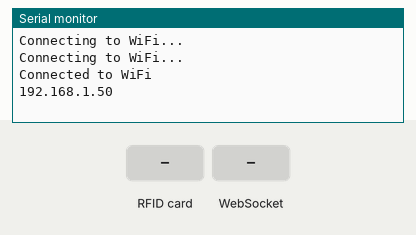
A sketch run on a simulated ESP32. Shown: the last lines printed to the serial monitor. Inputs (shaded band) come from the test bench. WiFi joins after 1.5 s; servers stay silent unless stated; storage starts empty.

Above: at 3.2 s.
3.3 s: RFID card 5E 7A 19 C4 held to the reader
At 3.7 s:
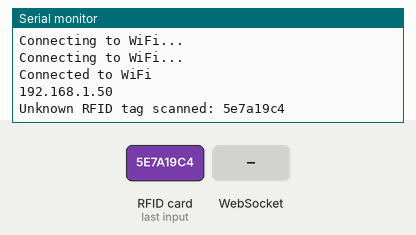
4.8 s: WebSocket text "addItem" received
At 5.3 s:
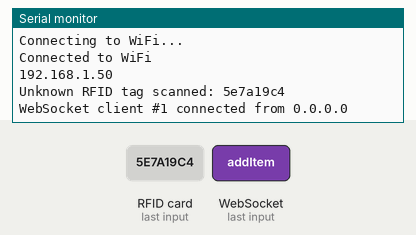

The sketch:

main.ino
```cpp
#include <WiFi.h>
#include <SPIFFS.h>
#include <ESPAsyncWebServer.h>
#include <AsyncTCP.h>
#include <ArduinoJson.h>
#include <MFRC522.h>
#include <SPI.h>
#include <vector>

const char* ssid = "YOUR_WIFI_SSID";
const char* password = "YOUR_WIFI_PASSWORD";

AsyncWebServer server(80);
AsyncWebSocket ws("/ws");

#define SS_PIN 5
#define RST_PIN 27
MFRC522 rfid(SS_PIN, RST_PIN);

struct InventoryItem {
  String id;
  String name;
  int quantity;
  String lastScanned;
};

std::vector<InventoryItem> inventory;
std::vector<String> recentScans;

void setup() {
  Serial.begin(115200);

  if(!SPIFFS.begin(true)){
    Serial.println("An Error has occurred while mounting SPIFFS");
    return;
  }

  SPI.begin();
  rfid.PCD_Init();

  WiFi.begin(ssid, password);
  while (WiFi.status() != WL_CONNECTED) {
    delay(1000);
    Serial.println("Connecting to WiFi...");
  }
  Serial.println("Connected to WiFi");
  Serial.println(WiFi.localIP());

  inventory.push_back({"001", "Item 1", 10, ""});
  inventory.push_back({"002", "Item 2", 5, ""});
  inventory.push_back({"003", "Item 3", 15, ""});

  ws.onEvent(onWebSocketEvent);
  server.addHandler(&ws);

  server.on("/", HTTP_GET, [](AsyncWebServerRequest *request){
    request->send(SPIFFS, "/index.html", "text/html");
  });

  server.begin();
}

void loop() {
  ws.cleanupClients();

  if (rfid.PICC_IsNewCardPresent() && rfid.PICC_ReadCardSerial()) {
    String id = "";
    for (byte i = 0; i < rfid.uid.size; i++) {
      id += String(rfid.uid.uidByte[i] < 0x10 ? "0" : "");
      id += String(rfid.uid.uidByte[i], HEX);
    }

    handleRFIDScan(id);

    rfid.PICC_HaltA();
    rfid.PCD_StopCrypto1();
  }
}

void onWebSocketEvent(AsyncWebSocket *server, AsyncWebSocketClient *client, AwsEventType type, void *arg, uint8_t *data, size_t len) {
  switch (type) {
    case WS_EVT_CONNECT:
      Serial.printf("WebSocket client #%u connected from %s\n", client->id(), client->remoteIP().toString().c_str());
      sendInventory(client);
      break;
    case WS_EVT_DISCONNECT:
      Serial.printf("WebSocket client #%u disconnected\n", client->id());
      break;
    case WS_EVT_DATA:
      handleWebSocketMessage(arg, data, len);
      break;
    case WS_EVT_PONG:
    case WS_EVT_ERROR:
      break;
  }
}

void handleWebSocketMessage(void *arg, uint8_t *data, size_t len) {
  AwsFrameInfo *info = (AwsFrameInfo*)arg;
  if (info->final && info->index == 0 && info->len == len && info->opcode == WS_TEXT) {
    data[len] = 0;
    String message = (char*)data;
    DynamicJsonDocument doc(1024);
    deserializeJson(doc, message);

    if (doc["type"] == "addItem") {
      InventoryItem newItem;
      newItem.id = doc["item"]["id"].as<String>();
      newItem.name = doc["item"]["name"].as<String>();
      newItem.quantity = doc["item"]["quantity"].as<int>();
      newItem.lastScanned = doc["item"]["lastScanned"].as<String>();
      inventory.push_back(newItem);
      sendInventoryToAll();
    }
  }
}

void sendInventory(AsyncWebSocketClient *client) {
  DynamicJsonDocument doc(1024);
  doc["type"] = "inventory";
  JsonArray items = doc.createNestedArray("items");

  for (const auto& item : inventory) {
    JsonObject itemObj = items.createNestedObject();
    itemObj["id"] = item.id;
    itemObj["name"] = item.name;
    itemObj["quantity"] = item.quantity;
    itemObj["lastScanned"] = item.lastScanned;
  }

  String output;
  serializeJson(doc, output);
  client->text(output);
}

void sendInventoryToAll() {
  DynamicJsonDocument doc(1024);
  doc["type"] = "inventory";
  JsonArray items = doc.createNestedArray("items");

  for (const auto& item : inventory) {
    JsonObject itemObj = items.createNestedObject();
    itemObj["id"] = item.id;
    itemObj["name"] = item.name;
    itemObj["quantity"] = item.quantity;
    itemObj["lastScanned"] = item.lastScanned;
  }

  String output;
  serializeJson(doc, output);
  ws.textAll(output);
}

void handleRFIDScan(String id) {
  bool itemFound = false;
  for (auto& item : inventory) {
    if (item.id == id) {
      item.quantity++;
      item.lastScanned = String(millis());
      itemFound = true;

      DynamicJsonDocument doc(256);
      doc["type"] = "scan";
      doc["time"] = item.lastScanned;

      String output;
      serializeJson(doc, output);
      ws.textAll(output);

      sendInventoryToAll();
      break;
    }
  }

  if (!itemFound) {
    Serial.println("Unknown RFID tag scanned: " + id);
  }

  updateRecentScans(String(millis()));
}

void updateRecentScans(String time) {
  recentScans.insert(recentScans.begin(), time);
  if (recentScans.size() > 5) {
    recentScans.pop_back();
  }

  DynamicJsonDocument doc(512);
  doc["type"] = "recentScans";
  JsonArray scansArray = doc.createNestedArray("scans");
  for (const auto& scan : recentScans) {
    scansArray.add(scan);
  }

  String output;
  serializeJson(doc, output);
  ws.textAll(output);
}
```

Measured:
- after the input at 3.3 s, the serial monitor: prints a new line at once (image 1)
- after the input at 4.8 s, the serial monitor: prints a new line at once (image 2)
